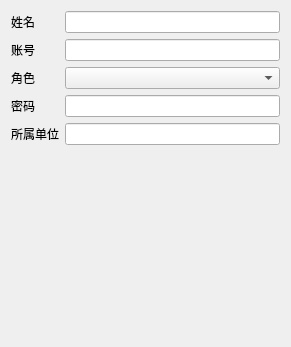
<?xml version="1.0" encoding="UTF-8"?>
<ui version="4.0">
 <class>PageAddNewUser</class>
 <widget class="QWidget" name="PageAddNewUser">
  <property name="geometry">
   <rect>
    <x>0</x>
    <y>0</y>
    <width>291</width>
    <height>347</height>
   </rect>
  </property>
  <property name="windowTitle">
   <string>Form</string>
  </property>
  <layout class="QVBoxLayout" name="verticalLayout">
   <item>
    <layout class="QFormLayout" name="formLayout">
     <item row="0" column="0">
      <widget class="QLabel" name="label">
       <property name="text">
        <string>姓名</string>
       </property>
      </widget>
     </item>
     <item row="0" column="1">
      <widget class="QLineEdit" name="lineEdit"/>
     </item>
     <item row="1" column="0">
      <widget class="QLabel" name="label_2">
       <property name="text">
        <string>账号</string>
       </property>
      </widget>
     </item>
     <item row="1" column="1">
      <widget class="QLineEdit" name="lineEdit_2"/>
     </item>
     <item row="2" column="0">
      <widget class="QLabel" name="label_3">
       <property name="text">
        <string>角色</string>
       </property>
      </widget>
     </item>
     <item row="2" column="1">
      <widget class="QComboBox" name="comboBox"/>
     </item>
     <item row="3" column="0">
      <widget class="QLabel" name="label_4">
       <property name="text">
        <string>密码</string>
       </property>
      </widget>
     </item>
     <item row="3" column="1">
      <widget class="QLineEdit" name="lineEdit_3"/>
     </item>
     <item row="4" column="0">
      <widget class="QLabel" name="label_5">
       <property name="text">
        <string>所属单位</string>
       </property>
      </widget>
     </item>
     <item row="4" column="1">
      <widget class="QLineEdit" name="lineEdit_4"/>
     </item>
    </layout>
   </item>
  </layout>
 </widget>
 <resources/>
 <connections/>
</ui>
